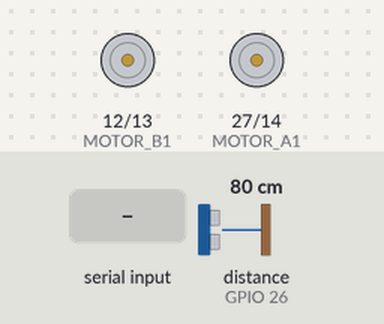
The sketch below on a simulated ESP32. Parts: motor-driver pin pairs drawn as motors (green arrow = first pin HIGH = forward, orange = second pin HIGH = backward, longer = more drive). Inputs (shaded band) come from the test bench; at power-on: distance to the obstacle (sensor on GPIO 26) 80 cm. The echo pulse lasts 58.3 µs per cm; nothing arrives over Bluetooth unless stated.

Above: at 1.2 s.
1.3 s: distance to the obstacle (sensor on GPIO 26) set to 11 cm
3.0 s: distance to the obstacle (sensor on GPIO 26) set to 8 cm
At 5.8 s:
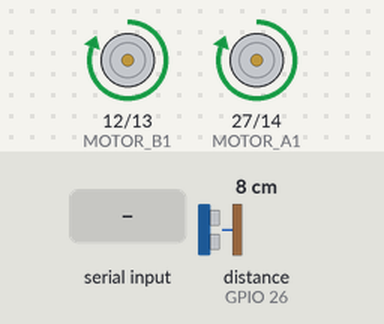
6.0 s: distance to the obstacle (sensor on GPIO 26) set to 18 cm
At 7.0 s:
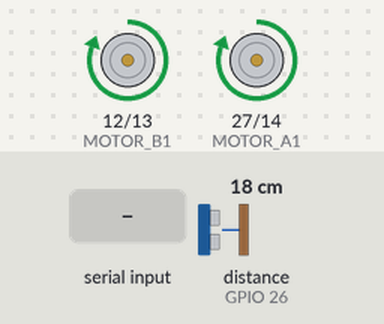
7.5 s: "U" received over the second serial link
At 8.7 s:
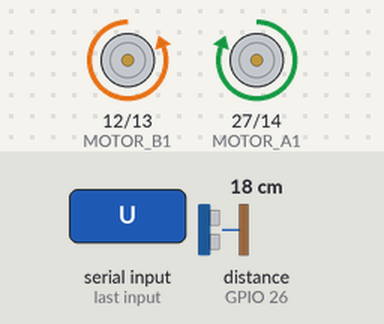
9.0 s: "D" received over the second serial link
At 10.0 s:
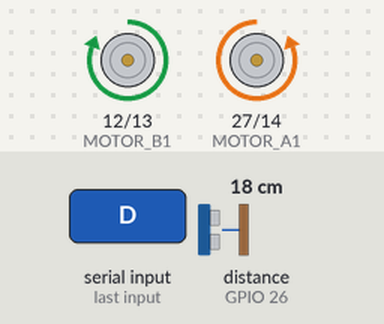
10.5 s: "L" received over the second serial link
At 11.1 s:
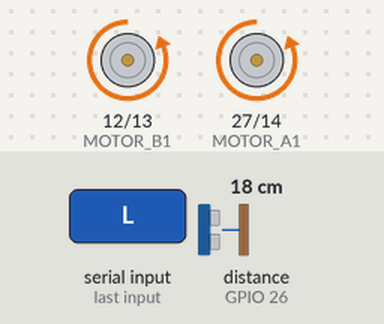
Timing chart, 0 to 13.0 s (numbered marks = the images above; inputs shaded):
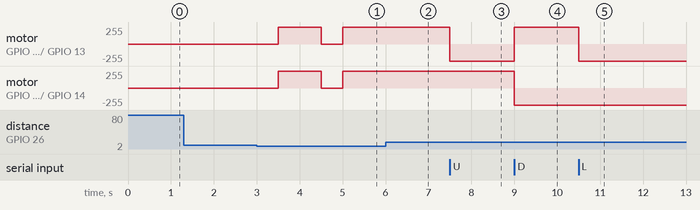

Measured:
- the behaviour switches between 10 and 9 cm on distance to the obstacle (sensor on GPIO 26) (found by bisection; images 0 and 1)
- after the input at 1.3 s, every drawn part: stays the same
- after the input at 3.0 s, motor on GPIO 12 (MOTOR_B1) / GPIO 13 (MOTOR_B2), motor on GPIO 27 (MOTOR_A1) / GPIO 14 (MOTOR_A2): stopped → forward 255/255 after 0.50 s, → stopped 1.0 s later, → forward 255/255 0.50 s later
- after the input at 6.0 s, motor on GPIO 12 (MOTOR_B1) / GPIO 13 (MOTOR_B2), motor on GPIO 27 (MOTOR_A1) / GPIO 14 (MOTOR_A2): stays forward 255/255 (without the input it goes to stopped after 0.00 s)
- after the input at 7.5 s, motor on GPIO 12 (MOTOR_B1) / GPIO 13 (MOTOR_B2): forward 255/255 → backward 255/255 at once
- after the input at 9.0 s, motor on GPIO 12 (MOTOR_B1) / GPIO 13 (MOTOR_B2): backward 255/255 → forward 255/255 at once; motor on GPIO 27 (MOTOR_A1) / GPIO 14 (MOTOR_A2): forward 255/255 → backward 255/255 at once
- after the input at 10.5 s, motor on GPIO 12 (MOTOR_B1) / GPIO 13 (MOTOR_B2): forward 255/255 → backward 255/255 at once

The sketch:

main.ino
```cpp
#include <NewPing.h>
#include <BluetoothSerial.h>

#define TRIGGER_PIN  25
#define ECHO_PIN     26
#define MAX_DISTANCE 10

NewPing sonar(TRIGGER_PIN, ECHO_PIN, MAX_DISTANCE);
BluetoothSerial SerialBT;

#define MOTOR_A1 27
#define MOTOR_A2 14
#define MOTOR_B1 12
#define MOTOR_B2 13

void setup() {
  SerialBT.begin("espvivek");
  pinMode(MOTOR_A1, OUTPUT);
  pinMode(MOTOR_A2, OUTPUT);
  pinMode(MOTOR_B1, OUTPUT);
  pinMode(MOTOR_B2, OUTPUT);
}

void loop() {
  if (SerialBT.available()) {
    char command = SerialBT.read();

    if ( command == 'U') {
      moveForward();
    } else if (command == 'D') {
      moveBackward();
    } else if (command == 'L') {
      turnLeft();
    } else if (command== 'R') {
      turnRight();
    } else {
      stopCar();
    }
  }


  int distance = sonar.ping_cm();
  if (distance > 0 && distance < 10) {
    // Obstacle detected, stop and avoid
    stopCar();
    delay(500);
    turnRight();
    delay(1000);
  }
}

void moveForward() {
  digitalWrite(MOTOR_A1, HIGH);
  digitalWrite(MOTOR_A2, LOW);
  digitalWrite(MOTOR_B1, LOW);
  digitalWrite(MOTOR_B2, HIGH);
}

void moveBackward() {
  digitalWrite(MOTOR_A1, LOW);
  digitalWrite(MOTOR_A2, HIGH);
  digitalWrite(MOTOR_B1, HIGH);
  digitalWrite(MOTOR_B2, LOW);
}

void turnLeft() {
  digitalWrite(MOTOR_A1, LOW);
  digitalWrite(MOTOR_A2, HIGH);
  digitalWrite(MOTOR_B1, LOW);
  digitalWrite(MOTOR_B2, HIGH);
}

void turnRight() {
  digitalWrite(MOTOR_A1, HIGH);
  digitalWrite(MOTOR_A2, LOW);
  digitalWrite(MOTOR_B1, HIGH);
  digitalWrite(MOTOR_B2, LOW);
}

void stopCar() {
  digitalWrite(MOTOR_A1, LOW);
  digitalWrite(MOTOR_A2, LOW);
  digitalWrite(MOTOR_B1, LOW);
  digitalWrite(MOTOR_B2, LOW);
}
```
